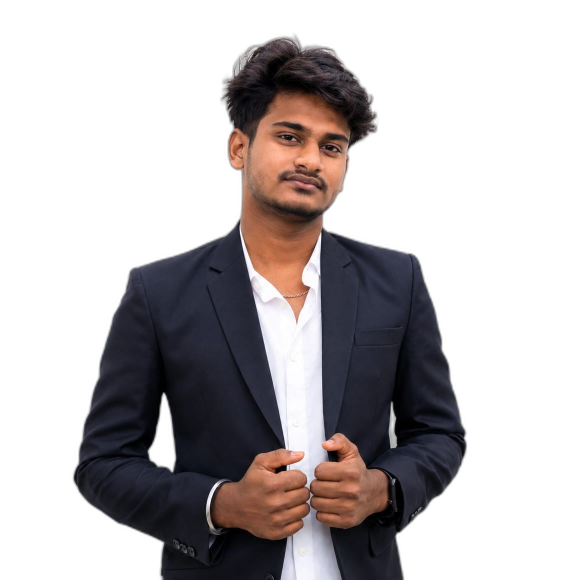
#> input picture images2/abi.png, 1122 x 1159 px (shown at 1/2 size); its folder holds only this picture in this run
$ python create_team_group.py
#> lines starting #> are read from the running program, lines starting #| are printed output that depends on the picture
#> in create_group_composition, img is the input picture: PIL image 1122x1159 RGBA; mean R, G, B, A 32.2, 27.5, 28.6, 101.3
import os
from PIL import Image, ImageDraw, ImageFilter
from pathlib import Path

# Configuration
IMAGES_INPUT_DIR = "images2"
COMPOSITE_OUTPUT_DIR = "images2_composite"
BRAND_COLOR = (25, 42, 86)  # Dark navy
PERSON_HEIGHT = 400
SHADOW_BLUR = 15
SHADOW_OPACITY = 0.3
SPACING = 30

os.makedirs(COMPOSITE_OUTPUT_DIR, exist_ok=True)

def create_shadow_layer(width, height):
    """Create a soft shadow layer beneath a portrait."""
    shadow = Image.new('RGBA', (width, height), (0, 0, 0, 0))
    draw = ImageDraw.Draw(shadow)

    # Draw ellipse shadow at bottom
    shadow_height = height // 8
    shadow_top = height - shadow_height - 20

    draw.ellipse(
        [(width * 0.1, shadow_top), (width * 0.9, height - 20)],
        fill=(0, 0, 0, int(255 * SHADOW_OPACITY))
    )

    # Blur the shadow
    shadow = shadow.filter(ImageFilter.GaussianBlur(radius=SHADOW_BLUR))
    return shadow

def resize_maintain_aspect(img, target_height=PERSON_HEIGHT):
    """Resize image maintaining aspect ratio."""
#> called with target_height = 400
    ratio = target_height / img.height
#> ratio = 0.345
    new_width = int(img.width * ratio)
#> new_width = 387
    return img.resize((new_width, target_height), Image.Resampling.LANCZOS)
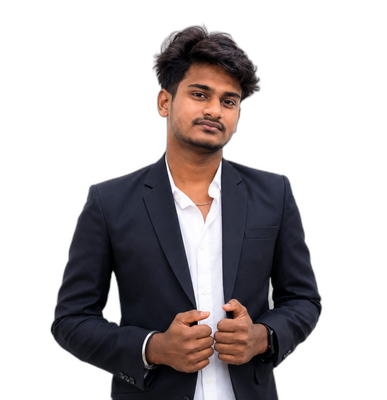
#> returned value: PIL image 387x400 RGBA; mean R, G, B, A 32.3, 27.5, 28.6, 101.3; transparent parts drawn white

def add_shadow_to_image(img):
    """Add shadow layer to image."""
    shadow = create_shadow_layer(img.width, img.height)
#> in create_shadow_layer, `shadow = Image.new('RGBA', (width, height), (0, 0, 0, 0))`: shadow: PIL image 387x400 RGBA; every value is 0
#> in create_shadow_layer, `shadow = shadow.filter(ImageFilter.GaussianBlur(radius=SHADOW_BLUR))`:
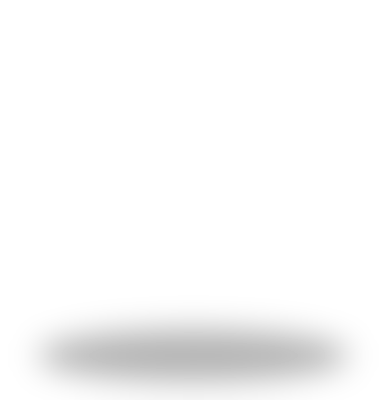
#> shadow: PIL image 387x400 RGBA; mean R, G, B, A 0, 0, 0, 6.1; transparent parts drawn white
    result = Image.new('RGBA', img.size, (0, 0, 0, 0))
    result.paste(shadow, (0, 0), shadow)
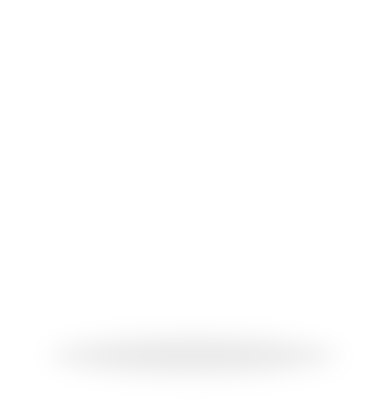
#> result: PIL image 387x400 RGBA; mean R, G, B, A 0, 0, 0, 1.07; transparent parts drawn white
    result.paste(img, (0, 0), img)
    return result

def create_group_composition(image_files, output_path, bg_color=BRAND_COLOR):
    """Arrange multiple images into a group photo composition."""
    portraits = []
    total_width = 0
    max_height = 0

    # Load and prepare all images
    for img_file in sorted(image_files):
        try:
            img_path = os.path.join(IMAGES_INPUT_DIR, img_file)
            img = Image.open(img_path).convert('RGBA')

            # Resize to standard height
            img = resize_maintain_aspect(img, PERSON_HEIGHT)

            # Add shadow
            img_with_shadow = add_shadow_to_image(img)
            portraits.append(img_with_shadow)

            total_width += img_with_shadow.width + SPACING
#> total_width = 417
            max_height = max(max_height, img_with_shadow.height)
#> max_height = 400

            print(f"  ✓ Loaded: {img_file}")
        except Exception as e:
            print(f"  ✗ Failed to load {img_file}: {e}")

    if not portraits:
        print("No valid images found!")
        return False

    # Calculate canvas dimensions
    total_width -= SPACING  # Remove last spacing
#> total_width = 387
    total_width += SPACING * 2  # Add padding on sides
#> total_width = 447
    total_height = max_height + SPACING * 2
#> total_height = 460

    # Create background
    background = Image.new('RGBA', (total_width, total_height), (*bg_color, 255))
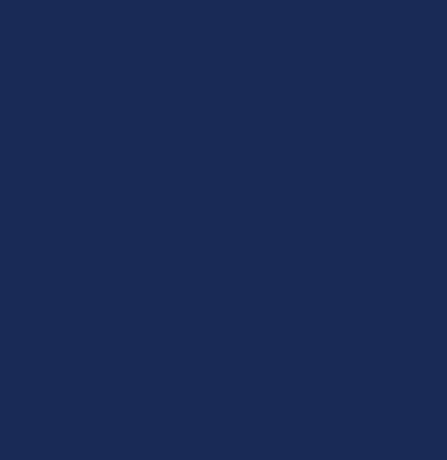
#> background: PIL image 447x460 RGBA; mean R, G, B, A 25, 42, 86, 255

    # Place portraits
    current_x = SPACING
    for portrait in portraits:
        y_pos = (total_height - portrait.height) // 2  # Center vertically
        background.paste(portrait, (current_x, y_pos), portrait)
        current_x += portrait.width + SPACING
#> this loop made 1 pass
#> (y_pos, current_x) on pass 1: (30, 447)
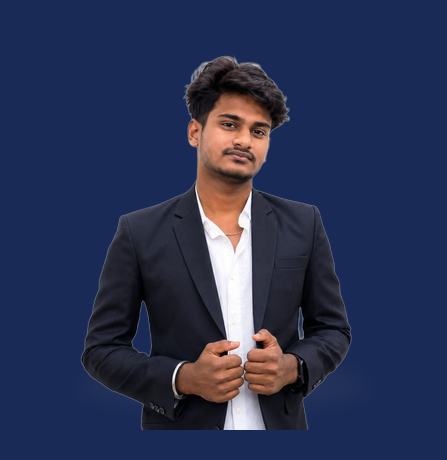
#> background: PIL image 447x460 RGBA; mean R, G, B, A 41, 49.4, 81.2, 253.9; transparent parts drawn white
#> after the loop, current_x = 447

    # Save composition
    background.save(output_path, 'PNG')
    return True

def main():
    print("Creating team group photo from employee images...")

    # Get all PNG images from images2 folder
    image_files = [f for f in os.listdir(IMAGES_INPUT_DIR)
                   if f.lower().endswith(('.png', '.jpg', '.jpeg'))]

    if not image_files:
        print("No images found in images2 folder!")
        return

    print(f"\nFound {len(image_files)} employee photos:")

    # Create group composition
    output_path = os.path.join(COMPOSITE_OUTPUT_DIR, "team_group_photo.png")

    if create_group_composition(image_files, output_path, bg_color=BRAND_COLOR):
        print(f"\n✓ Group photo created successfully!")
        print(f"Output: {output_path}")
    else:
        print("Failed to create group composition.")

if __name__ == "__main__":
    main()

$ run again, on images2/jeeva.png
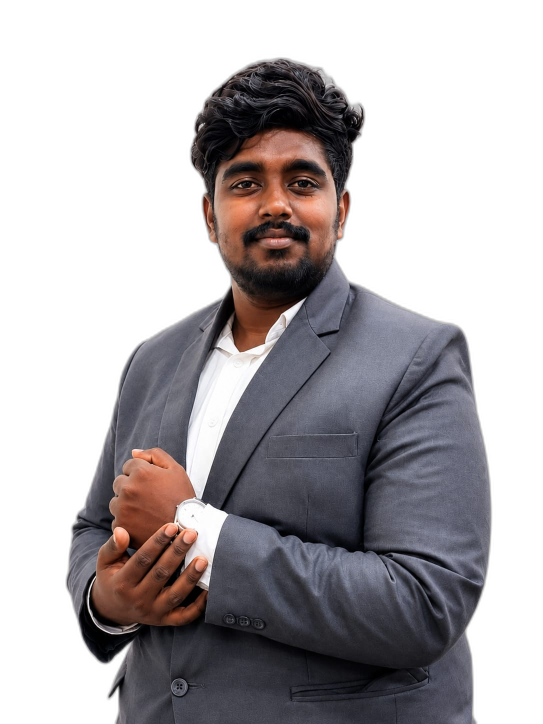
#> input picture images2/jeeva.png, 1086 x 1448 px (shown at 1/2 size)
#> in create_group_composition, img is the input picture: PIL image 1086x1448 RGBA; mean R, G, B, A 44.3, 40.2, 42.7, 122.2
#> in resize_maintain_aspect, `return img.resize((new_width, target_height), Image.Resampling.LANCZOS)`:
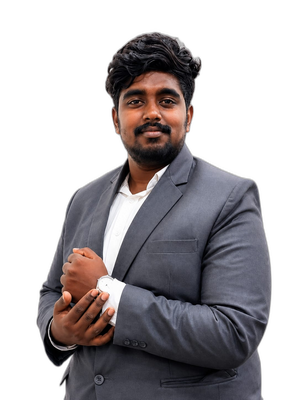
#> returned value: PIL image 300x400 RGBA; mean R, G, B, A 44.8, 40.7, 43.2, 122.2; transparent parts drawn white
#> the loop in create_group_composition, `for portrait in portraits:` made 1 pass
#> (y_pos, current_x) on pass 1: (30, 360)
#> after the loop in create_group_composition, `for portrait in portraits:`:
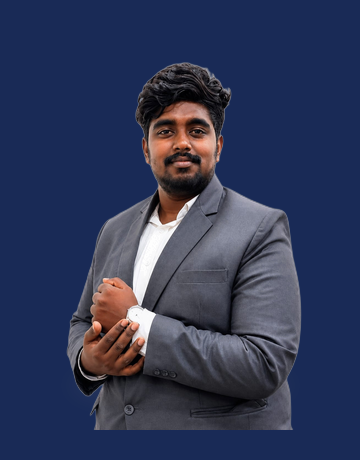
#> background: PIL image 360x460 RGBA; mean R, G, B, A 47.6, 55.9, 86.5, 254.1; transparent parts drawn white
#> after the loop in create_group_composition, `for portrait in portraits:`: current_x = 360

$ run again, on images2/malar.png
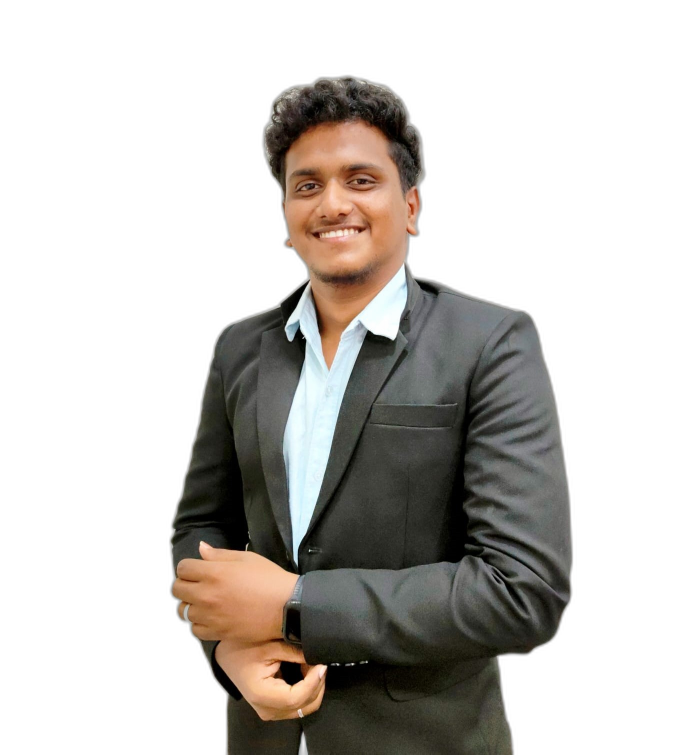
#> input picture images2/malar.png, 1398 x 1509 px (shown at 1/2 size)
#> in create_group_composition, img is the input picture: PIL image 1398x1509 RGBA; mean R, G, B, A 35.2, 32, 28.3, 89.3
#> in resize_maintain_aspect, `return img.resize((new_width, target_height), Image.Resampling.LANCZOS)`:
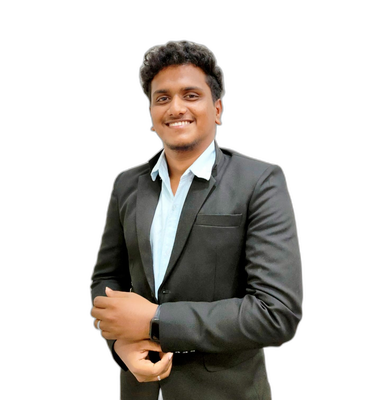
#> returned value: PIL image 370x400 RGBA; mean R, G, B, A 35.3, 32.1, 28.4, 89.3; transparent parts drawn white
#> the loop in create_group_composition, `for portrait in portraits:` made 1 pass
#> (y_pos, current_x) on pass 1: (30, 430)
#> after the loop in create_group_composition, `for portrait in portraits:`:
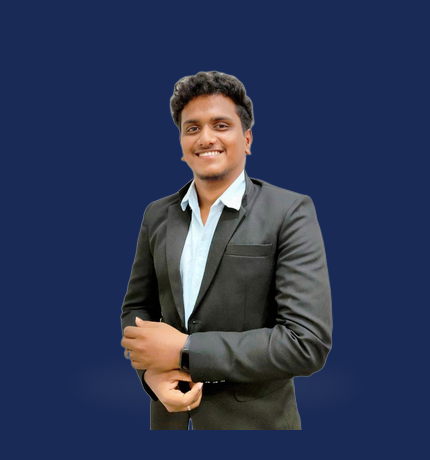
#> background: PIL image 430x460 RGBA; mean R, G, B, A 44, 54.2, 84.1, 253.9; transparent parts drawn white
#> after the loop in create_group_composition, `for portrait in portraits:`: current_x = 430

$ run again, on images2/abirami.png
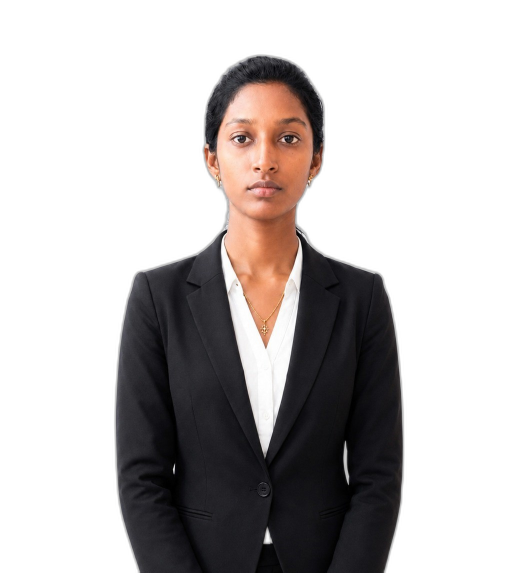
#> input picture images2/abirami.png, 1054 x 1145 px (shown at 1/2 size)
#> in create_group_composition, img is the input picture: PIL image 1054x1145 RGBA; mean R, G, B, A 26.1, 22.1, 21.5, 88.3
#> in resize_maintain_aspect, `return img.resize((new_width, target_height), Image.Resampling.LANCZOS)`:
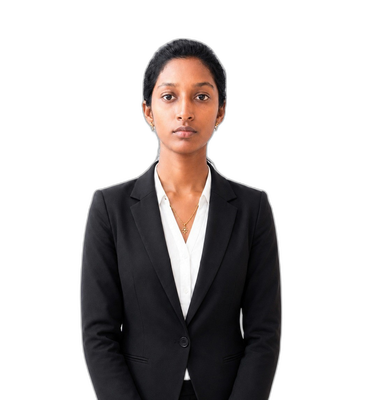
#> returned value: PIL image 368x400 RGBA; mean R, G, B, A 26.5, 22.5, 21.9, 88.3; transparent parts drawn white
#> the loop in create_group_composition, `for portrait in portraits:` made 1 pass
#> (y_pos, current_x) on pass 1: (30, 428)
#> after the loop in create_group_composition, `for portrait in portraits:`:
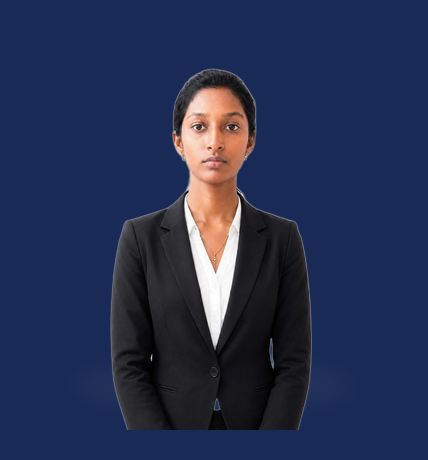
#> background: PIL image 428x460 RGBA; mean R, G, B, A 37.3, 46.9, 79.2, 254; transparent parts drawn white
#> after the loop in create_group_composition, `for portrait in portraits:`: current_x = 428
